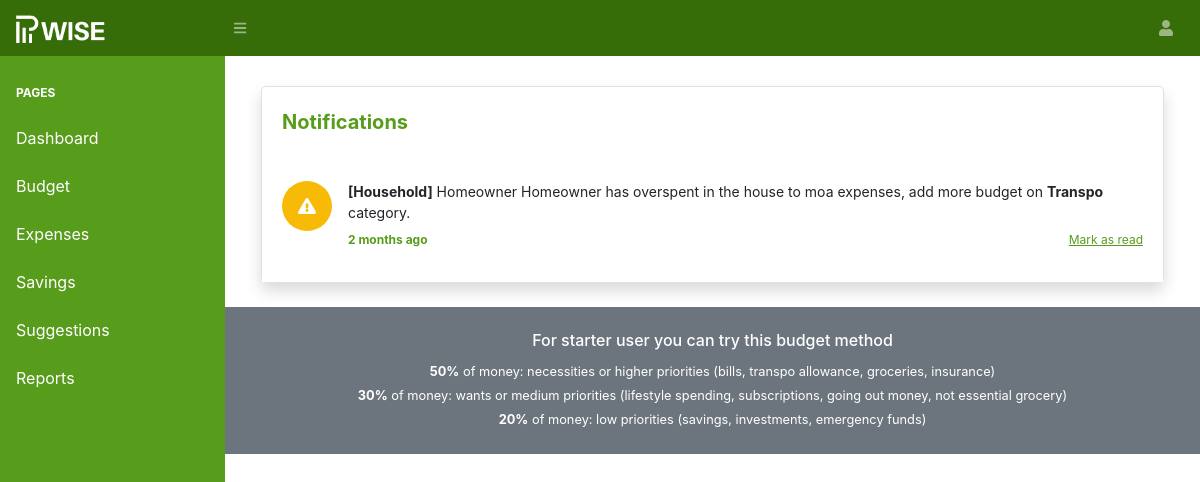
Screenshot of /member/notifications.php (signed in) with the database file from the repository.
### tables this page shows
CREATE TABLE `notifications` (
  `id` int(11) NOT NULL,
  `user_id` int(11) DEFAULT NULL,
  `sender_id` int(11) DEFAULT NULL,
  `account_type` int(11) DEFAULT NULL,
  `notification_type` varchar(255) DEFAULT NULL,
  `cycle_id` int(11) DEFAULT NULL,
  `expenses_id` int(11) NOT NULL,
  `expenses_name_id` int(11) NOT NULL,
  `is_read` tinyint(1) DEFAULT 0,
  `created_at` timestamp NOT NULL DEFAULT current_timestamp()
);

CREATE TABLE `expenses_name` (
  `id` int(11) NOT NULL,
  `name` varchar(255) NOT NULL,
  `expenses_category_id` int(11) NOT NULL,
  `created` timestamp NOT NULL DEFAULT current_timestamp(),
  `created_by` int(11) DEFAULT NULL
);

CREATE TABLE `expenses_categories` (
  `id` int(11) NOT NULL,
  `name` varchar(255) NOT NULL,
  `priority_level_id` int(11) NOT NULL,
  `parent_id` int(11) NOT NULL,
  `created` timestamp NOT NULL DEFAULT current_timestamp(),
  `created_by` int(11) DEFAULT NULL
);

### helpers/DatabaseConfiguration.php (called while the page is built, shortened)
<?php
class DatabaseConfiguration {
    private $servername = "localhost";
    private $username   = "root";
    private $password   = "";
    private $database   = "pwise";
    public function __construct() {
        $this->conn = new mysqli($this->servername, $this->username, $this->password, $this->database);
    }
}
?>

### helpers/DataHelper.php (called while the page is built, shortened)
<?php
class DataHelper extends DatabaseConfiguration {
    public function EscapeString($data) {
        return mysqli_real_escape_string($this->conn, $data);
    }
    public function SelectData($sql) {
        return $this->conn->query($sql);
    }
}
?>

### data/notifications/Notification.php (called while the page is built, shortened)
<?php
class Notification extends DataHelper {
    public function GetNotifications2($id, $account_type, $parent_id)
    {
        $id = $this->EscapeString($id);
        $sql = "SELECT
                    notifications.*,
                    expenses_name.*,
                    expenses_categories.*,
                    users.*,
                    cycle.*,
                        CASE
                            WHEN notifications.sender_id <> '$id' THEN users_sender.firstname
                            ELSE users.firstname
                        END AS firstname,
                        CASE
                            WHEN notifications.sender_id <> '$id' THEN users_sender.lastname
                            ELSE users.lastname
                        END AS lastname,
                    expenses_name.name AS expenses_name_name,
                    expenses_categories.name AS expenses_category_name,
                    COUNT(DISTINCT notifications.id) AS total_notification,
                    notifications.id AS notification_id
                FROM notifications
                LEFT JOIN cycle ON cycle.parent_id = notifications.sender_id
                LEFT JOIN users ON users.id = notifications.user_id
                LEFT JOIN expenses_name ON expenses_name.id = notifications.expenses_name_id
                LEFT JOIN expenses_categories ON expenses_categories.id = expenses_name.expenses_category_id
                LEFT JOIN users AS users_sender ON notifications.sender_id = users_sender.id
                WHERE
                    notifications.user_id = '$id'
                GROUP BY notifications.id
                ORDER BY notifications.created_at DESC";
        $unreadSql = "SELECT * FROM notifications WHERE user_id = '$id' AND is_read = 0;";
        $unreadSqlResult = $this->SelectData($unreadSql);
        $result = $this->SelectData($sql);
        if ($result->num_rows > 0) {
            return $result;
        } else {
            return 0;
        }
    }
}

### member/notifications.php (the view, shortened to what this page needs)
<?php
require_once '../shared/header.php';
require_once './../data/notifications/Notification.php';
$data = new Notification();
$account_type = $_SESSION['account_type'];
$id = $_SESSION['user_id'];
$parent_id = $_SESSION['parent_parent_id'];
$result = $data->GetNotifications2($id, $account_type, $parent_id);
?>
    <div class="container-fluid">
        <div class="col-lg-12 mb-4 d-flex justify-content-center" style="margin-top: 30px;">
            <div class="border shadow tile-container notification" style="padding: 20px 0 0 0;">
                <div class="title" style="font-weight: 700; font-size: 20px; color: #589C1C; margin: 0 20px;">Notifications</div>
                <br>
                <?php
                function formatTimeDifference($timeDifferenceInSeconds) {
                    if ($timeDifferenceInSeconds < 60) {
                        return "Just now";
                    } elseif ($timeDifferenceInSeconds < 3600) {
                        $minutes = floor($timeDifferenceInSeconds / 60);
                        return $minutes . ($minutes == 1 ? " minute ago" : " minutes ago");
                    } elseif ($timeDifferenceInSeconds < 86400) {
                        $hours = floor($timeDifferenceInSeconds / 3600);
                        return $hours . ($hours == 1 ? " hour ago" : " hours ago");
                    } elseif ($timeDifferenceInSeconds < 604800) {
                        $days = floor($timeDifferenceInSeconds / 86400);
                        return $days . ($days == 1 ? " day ago" : " days ago");
                    } elseif ($timeDifferenceInSeconds < 2419200) {
                        $weeks = floor($timeDifferenceInSeconds / 604800);
                        return $weeks . ($weeks == 1 ? " week ago" : " weeks ago");
                    } elseif ($timeDifferenceInSeconds < 29030400) {
                        $months = floor($timeDifferenceInSeconds / 2419200);
                        return $months . ($months == 1 ? " month ago" : " months ago");
                    } else {
                        $years = floor($timeDifferenceInSeconds / 29030400);
                        return $years . ($years == 1 ? " year ago" : " years ago");
                    }
                }
                while($row = mysqli_fetch_assoc($result)) {
                        $dateTime = $row['created_at'];
                        $createdTimestamp = strtotime($dateTime);
                        $currentTimestamp = time();
                        $timeDifferenceInSeconds = $currentTimestamp - $createdTimestamp;
                        $created_at = formatTimeDifference($timeDifferenceInSeconds);
                        $circleColor = '';
                        $rowIcon = '';
                        $message = '';
                        $markAsRead = ($row['is_read'] == 0) ? 'Mark as read' : 'Mark as unread';
                        $backgroundColor = ($row['is_read'] == 0) ? '#fff' : '#f3f5f7';
                        $markAsReadColor = ($row['is_read'] == 0) ? '#589C1C' : '#000';
                        $fontWeight = ($row['is_read'] == 0) ? 'bold' : 'normal';
                        switch ($row['notification_type']) {
                            case "overspent":
                                $border = '';
                                $circleColor = '#F7BB07';
                                $rowIcon = '<i class="fas fa-exclamation-triangle" style="color: #fff;"></i>';
                                $fullname = ucwords($row['firstname'] . ' ' . $row['lastname']);
                                $message4 = ($row['account_type'] == 1 && $row['sender_id'] != $row['user_id']) ? '<strong>[Member]</strong> ' : ' ';
                                $message5 = ($row['account_type'] == 3 && $row['sender_id'] != $row['user_id'] && $row['parent_id'] == $row['sender_id']) ? '<strong>[Household]</strong> ' : '<strong>[Co-member]</strong> ';
                                $message2 = ($row['user_id'] == $row['sender_id']) ? 'You have' : $fullname . ' has';
                                if ($row['account_type'] == 1) {
                                    $message = $message4 . $message2 . " overspent in the " . $row['expenses_name_name'] . " expenses, add more budget on <strong>" . $row['expenses_category_name'] . "</strong> category.";
                                } elseif ($row['account_type'] == 2) {
                                    $message = "You have overspent in the " . $row['expenses_name_name'] . " expenses, add more budget on <strong>" . $row['expenses_category_name'] . "</strong> category.";
                                } elseif ($row['account_type'] == 3) {
                                    $message = $message5 . $message2 . " overspent in the " . $row['expenses_name_name'] . " expenses, add more budget on <strong>" . $row['expenses_category_name'] . "</strong> category.";
                                } else {
                                    $message = "You have overspent in the " . $row['expenses_name_name'] . " expenses, add more budget on <strong>" . $row['expenses_category_name'] . "</strong> category.";
                                }
                                break;
                        } ?>
                        <div style="display: flex; gap: 1rem; background: <?=$backgroundColor?>; padding: 20px 20px 17px 20px; ">
                            <div style="background: <?=$circleColor; ?>; border: <?=$border;?>; min-width: 50px; height: 50px; opacity: 1; border-radius: 50%; display: flex; justify-content: center; align-items: center;">
                                <?=$rowIcon;?>
                            </div>
                            <div style="display: flex; flex-direction: column; flex-grow: 1; gap: 0.5rem;">
                                <span style="font-size: 14px; font-weight: 400; white-space: normal;"><?=$message;?></span>
                                <div style="display: flex; justify-content: space-between; font-size: 12px; width: 100%;">
                                    <p style="color: <?= $markAsReadColor ?>; font-weight: <?= $fontWeight ?>; flex: 1;"><?= $created_at ?></p>
                                    <span class="mark_as_read" id="mark_as_read" data-id="<?= $row['notification_id'] ?>" data-read="<?= $row['is_read'] ?>" style="pointer-events: auto; cursor: pointer; color: <?= $markAsReadColor ?>; text-decoration: underline; justify-content: flex-end;"><?= $markAsRead ?></span>
                                </div>
                            </div>
                        </div>
                        <?php
                    }
                ?>
            </div>
        </div>
    </div>
<?php require_once '../shared/note.php'; ?>
<?php require_once '../shared/footer.php'; ?>

### member/notifications.php (style rules this page uses)
.notification { min-width: 50%; }

### rows the page displays
notifications: notification_type "overspent" (drawn), sender_id "[Household]", message2 "Homeowner Homeowner has", expenses_name.name "house to moa", expenses_categories.name "Transpo", created_at "2 months ago", is_read "Mark as read"
